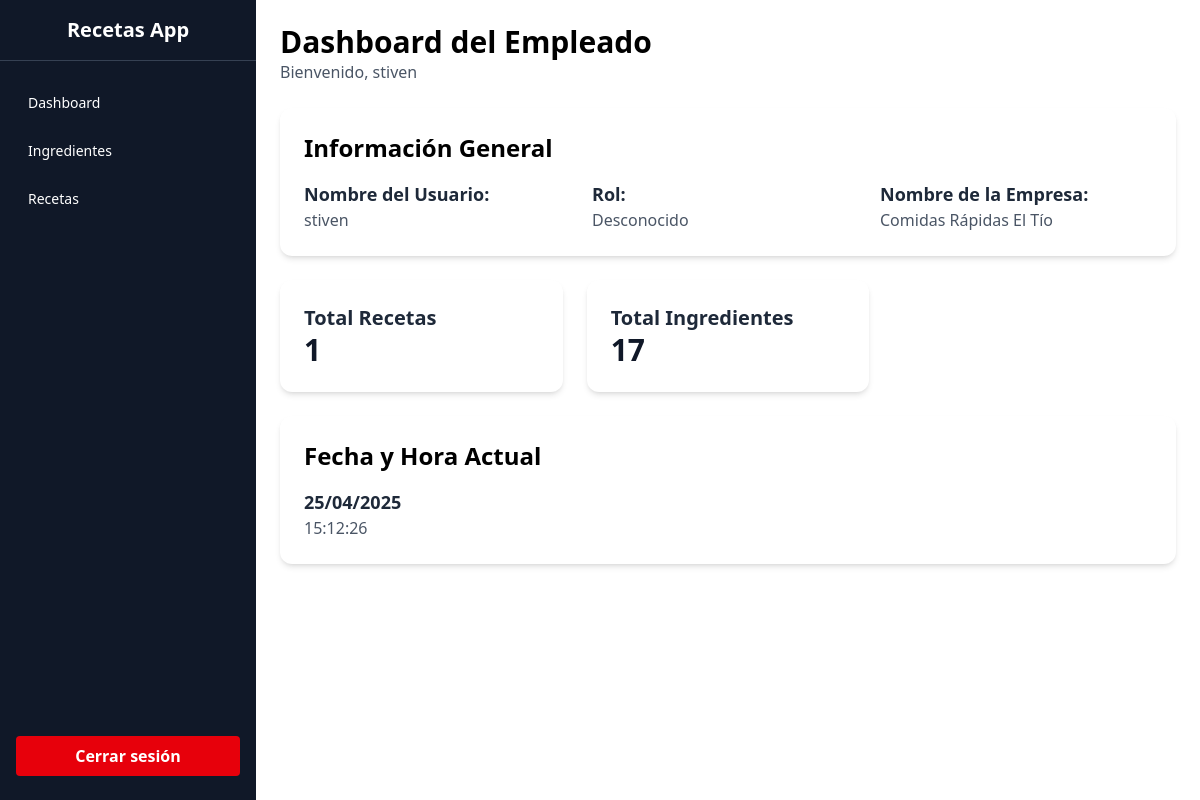
/views/empleados/dashboard.php (signed in), run on the app's committed database.
### tables this page shows
CREATE TABLE `usuarios` (
  `cedula` varchar(20) NOT NULL,
  `nombre` varchar(100) NOT NULL,
  `correo` varchar(100) NOT NULL,
  `nit_empresa` varchar(20) DEFAULT NULL,
  `contraseña` varchar(500) NOT NULL,
  `rol_id` int(11) NOT NULL
);

CREATE TABLE `empresas` (
  `nit` varchar(20) NOT NULL,
  `nombre` varchar(100) NOT NULL,
  `direccion` varchar(150) DEFAULT NULL,
  `telefono` varchar(20) DEFAULT NULL,
  `correo` varchar(100) DEFAULT NULL
);

### views/empleados/dashboard.php (the view, shortened to what this page needs)
<?php
$conex = new Database;
$pdo = $conex->conectar();
$empleadoCedula = $_SESSION['user']['cedula'] ?? null;
$stmt = $pdo->prepare("
    SELECT u.nombre AS nombre_usuario, u.rol_id, e.nombre AS nombre_empresa
    FROM usuarios u
    INNER JOIN empresas e ON u.nit_empresa = e.nit
    WHERE u.cedula = ?
");
$stmt->execute([$empleadoCedula]);
$empleado = $stmt->fetch(PDO::FETCH_ASSOC);
$nombreUsuario = $empleado['nombre_usuario'];
$nombreEmpresa = $empleado['nombre_empresa'];
$rol = $empleado['rol_id'] == 3 ? 'Empleado' : 'Desconocido';
$totalRecetas = $pdo->query("SELECT COUNT(*) AS total FROM recetas")->fetch(PDO::FETCH_ASSOC)['total'];
$totalIngredientes = $pdo->query("SELECT COUNT(*) AS total FROM ingredientes")->fetch(PDO::FETCH_ASSOC)['total'];
$fechaActual = date('d/m/Y');
$horaActual = date('H:i:s');
?>
<!DOCTYPE html>
<html lang="es">
<?php include '../../partials/head.php'; ?>
<body class="flex">
    <?php include '../../partials/sidebaremple.php'; ?>
    <main class="p-6 w-full md:ml-64">
        <div class="mb-6">
            <h1 class="text-3xl font-bold">Dashboard del Empleado</h1>
            <p class="text-gray-600">Bienvenido, <?= htmlspecialchars($nombreUsuario) ?></p>
        </div>
        <div class="bg-white p-6 rounded-xl shadow-md mb-6">
            <h2 class="text-2xl font-bold mb-4">Información General</h2>
            <div class="grid grid-cols-1 md:grid-cols-3 gap-4">
                <div>
                    <p class="text-lg font-semibold text-gray-800">Nombre del Usuario:</p>
                    <p class="text-md text-gray-600"><?= htmlspecialchars($nombreUsuario) ?></p>
                </div>
                <div>
                    <p class="text-lg font-semibold text-gray-800">Rol:</p>
                    <p class="text-md text-gray-600"><?= htmlspecialchars($rol) ?></p>
                </div>
                <div>
                    <p class="text-lg font-semibold text-gray-800">Nombre de la Empresa:</p>
                    <p class="text-md text-gray-600"><?= htmlspecialchars($nombreEmpresa) ?></p>
                </div>
            </div>
        </div>
        <div class="grid grid-cols-1 md:grid-cols-2 lg:grid-cols-3 gap-6 mb-6">
            <div class="bg-white p-6 rounded-xl shadow-md">
                <h2 class="text-xl font-bold text-gray-800">Total Recetas</h2>
                <p class="text-3xl font-semibold text-gray-900"><?= $totalRecetas ?></p>
            </div>
            <div class="bg-white p-6 rounded-xl shadow-md">
                <h2 class="text-xl font-bold text-gray-800">Total Ingredientes</h2>
                <p class="text-3xl font-semibold text-gray-900"><?= $totalIngredientes ?></p>
            </div>
        </div>
        <div class="bg-white p-6 rounded-xl shadow-md">
            <h2 class="text-2xl font-bold mb-4">Fecha y Hora Actual</h2>
            <div class="text-start">
                <p class="text-lg font-semibold text-gray-800" id="fecha"><?= $fechaActual ?></p>
                <p class="text-md text-gray-600" id="hora"><?= $horaActual ?></p>
            </div>
        </div>
    </main>
</body>
</html>

### data on the page
usuarios: nombre "stiven", rol "Desconocido", nit_empresa.nombre "Comidas Rápidas El Tío"

### other printed values
$totalRecetas "1"
$totalIngredientes "17"
